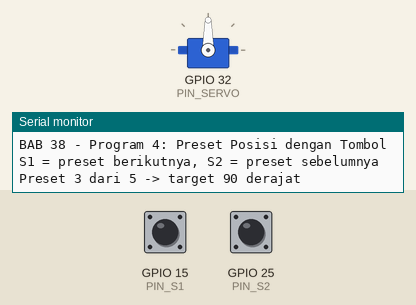
Recording of a sketch running on a simulated ESP32. On the bench: servo, the last lines printed to the serial monitor. The inputs (shaded band) are chosen by the test bench; at power-on: GPIO 15 (PIN_S1) LOW, GPIO 25 (PIN_S2) LOW.

Above: at 1.2 s.
1.3 s: GPIO 15 (PIN_S1) driven HIGH
At 2.6 s:
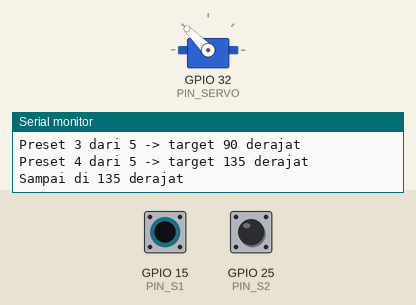
3.2 s: GPIO 25 (PIN_S2) driven HIGH
At 3.4 s:
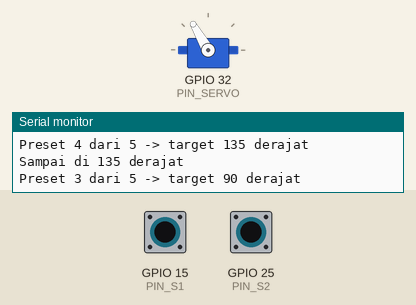
5.1 s: GPIO 15 (PIN_S1) pulsed LOW 5 times (0.12 s each, 0.3 s apart)
At 7.5 s:
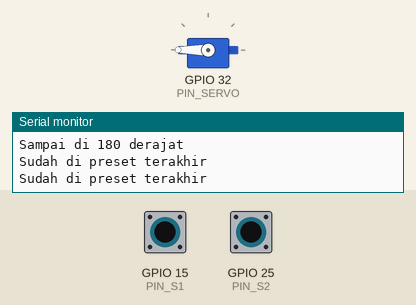
8.1 s: GPIO 25 (PIN_S2) pulsed LOW 5 times (0.12 s each, 0.3 s apart)
At 10.6 s:
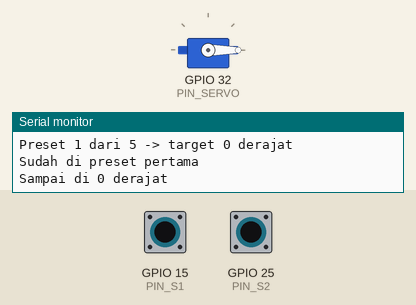
Timing chart, 0 to 12.1 s (numbered marks = the images above; inputs shaded):
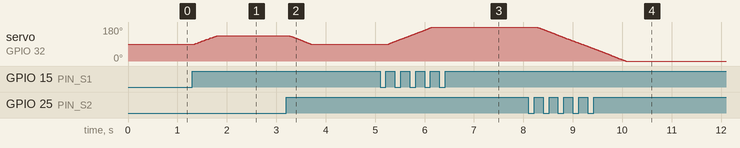

Measured:
- after the input at 1.3 s, servo on GPIO 32 (PIN_SERVO): moves from 90° to 135° over 0.44 s, starting after 0.05 s
- after the input at 3.2 s, servo on GPIO 32 (PIN_SERVO): moves from 135° to 90° over 0.44 s, starting after 0.05 s
- after the input at 5.1 s, servo on GPIO 32 (PIN_SERVO): moves from 90° to 180° over 0.89 s, starting after 0.17 s
- after the input at 8.1 s, servo on GPIO 32 (PIN_SERVO): moves from 180° to 0° over 1.8 s, starting after 0.17 s

The sketch:

p4_preset_tombol.ino
```cpp
/*
 * BAB 38 - Program 4: Preset Posisi dengan Tombol
 * S1 → preset berikutnya, S2 → preset sebelumnya.
 * Servo bergerak halus 1° setiap 10 ms menuju sudut preset,
 * dan tombol tetap bisa ditekan kapan saja selama servo bergerak.
 *
 * Rangkaian:
 *   SRV (header hijau, paling bawah) → IO32, servo di header servo kit
 *   SW1 (header kuning, pin ke-3)     → IO15
 *   SW2 (header kuning, pin ke-4)     → IO25
 */

#include <ESP32Servo.h>

#define PIN_SERVO 32  // SRV → IO32
#define PIN_S1 15     // SW1 → IO15 (ditekan = HIGH)
#define PIN_S2 25     // SW2 → IO25 (ditekan = HIGH)

const int PULSA_MIN_US = 500;   // ← ganti dengan hasil kalibrasi Program 2
const int PULSA_MAX_US = 2400;  // ← ganti dengan hasil kalibrasi Program 2

const int PRESET[] = {0, 45, 90, 135, 180};  // sudut-sudut preset
const int JUMLAH_PRESET = sizeof(PRESET) / sizeof(PRESET[0]);

const unsigned long JEDA_GERAK_MS = 10;  // 1° setiap 10 ms → 180° dalam ±1,8 detik
const unsigned long DEBOUNCE_MS = 50;

// Data satu tombol untuk debounce (ditulis sebelum fungsi mana pun)
struct Tombol {
  uint8_t pin;
  bool bacaanLalu;             // bacaan mentah sebelumnya
  bool stabil;                 // keadaan yang sudah pasti (true = ditekan)
  unsigned long waktuBerubah;  // kapan bacaan mentah terakhir berubah
};

Tombol tombolS1 = {PIN_S1, false, false, 0};
Tombol tombolS2 = {PIN_S2, false, false, 0};

Servo servo;

int indeksPreset = 2;    // mulai dari preset ketiga (90°)
int sudutSekarang = 90;  // sudut yang sedang dikirim ke servo
int sudutTarget = 90;    // sudut tujuan
unsigned long waktuGerakLalu = 0;

// Mengembalikan true SEKALI saat tombol baru ditekan (sudah di-debounce)
bool baruDitekan(Tombol &t, unsigned long sekarang) {
  bool bacaan = (digitalRead(t.pin) == HIGH);
  if (bacaan != t.bacaanLalu) {
    t.bacaanLalu = bacaan;
    t.waktuBerubah = sekarang;
  }
  if (sekarang - t.waktuBerubah >= DEBOUNCE_MS && bacaan != t.stabil) {
    t.stabil = bacaan;
    return t.stabil;  // true hanya saat berubah dari dilepas menjadi ditekan
  }
  return false;
}

void pilihPreset(int indeks) {
  indeksPreset = indeks;
  sudutTarget = PRESET[indeksPreset];
  Serial.printf("Preset %d dari %d -> target %d derajat\n",
                indeksPreset + 1, JUMLAH_PRESET, sudutTarget);
}

void setup() {
  Serial.begin(115200);
  Serial.println("BAB 38 - Program 4: Preset Posisi dengan Tombol");
  pinMode(PIN_S1, INPUT);  // kit sudah punya resistor pull-down 10 kΩ
  pinMode(PIN_S2, INPUT);

  servo.setPeriodHertz(50);
  servo.attach(PIN_SERVO, PULSA_MIN_US, PULSA_MAX_US);
  if (!servo.attached()) {
    Serial.println("Gagal memasang servo di IO32! Periksa nomor pin.");
    while (true) {
      delay(1000);  // program berhenti di sini
    }
  }
  servo.write(sudutSekarang);

  Serial.println("S1 = preset berikutnya, S2 = preset sebelumnya");
  pilihPreset(indeksPreset);
}

void loop() {
  unsigned long sekarang = millis();

  // Tugas 1: baca tombol dan pilih preset
  if (baruDitekan(tombolS1, sekarang)) {
    if (indeksPreset < JUMLAH_PRESET - 1) {
      pilihPreset(indeksPreset + 1);
    } else {
      Serial.println("Sudah di preset terakhir");
    }
  }
  if (baruDitekan(tombolS2, sekarang)) {
    if (indeksPreset > 0) {
      pilihPreset(indeksPreset - 1);
    } else {
      Serial.println("Sudah di preset pertama");
    }
  }

  // Tugas 2: gerakkan servo 1° menuju target setiap JEDA_GERAK_MS
  if (sudutSekarang != sudutTarget && sekarang - waktuGerakLalu >= JEDA_GERAK_MS) {
    waktuGerakLalu = sekarang;
    if (sudutTarget > sudutSekarang) {
      sudutSekarang = sudutSekarang + 1;
    } else {
      sudutSekarang = sudutSekarang - 1;
    }
    servo.write(sudutSekarang);

    if (sudutSekarang == sudutTarget) {
      Serial.printf("Sampai di %d derajat\n", sudutSekarang);
    }
  }
}
```
